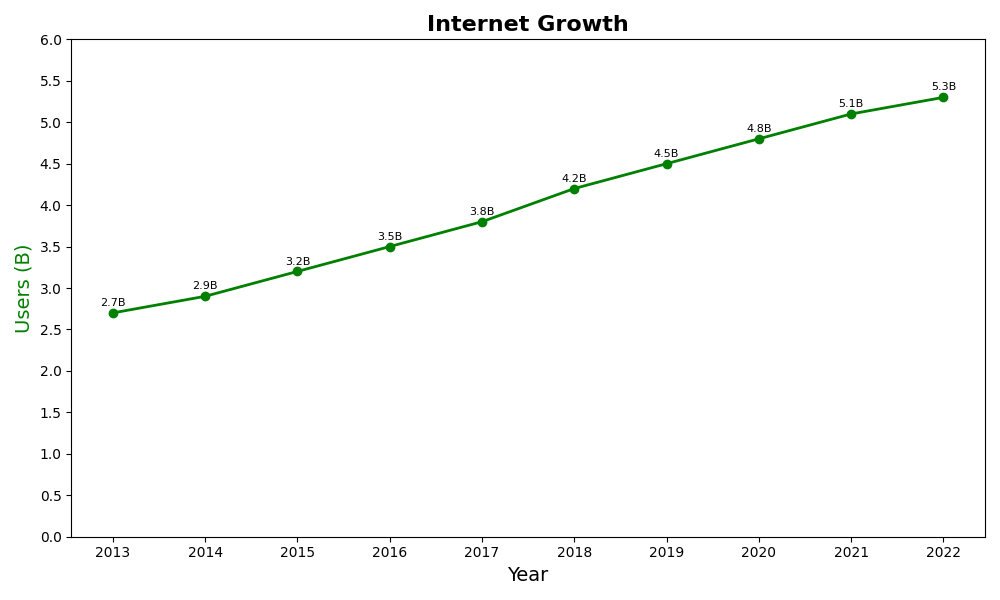

Here is the Python script that generated this plot:
import matplotlib.pyplot as plt
import numpy as np

years = np.array([2013, 2014, 2015, 2016, 2017, 2018, 2019, 2020, 2021, 2022])
internet_users = np.array([2.7, 2.9, 3.2, 3.5, 3.8, 4.2, 4.5, 4.8, 5.1, 5.3])

fig, ax1 = plt.subplots(figsize=(10, 6))

ax1.plot(years, internet_users, marker='o', linestyle='-', linewidth=2, color='green')
for i, txt in enumerate(internet_users):
    ax1.annotate(f'{txt}B', (years[i], internet_users[i]), textcoords="offset points", xytext=(0, 5), ha='center', fontsize=8)

plt.title("Internet Growth", fontsize=16, fontweight='bold')
ax1.set_xlabel("Year", fontsize=14)
ax1.set_ylabel("Users (B)", fontsize=14, color='green')

ax1.set_xticks(years)
ax1.set_yticks(np.arange(0, 6.5, 0.5))

plt.tight_layout()

plt.show()
